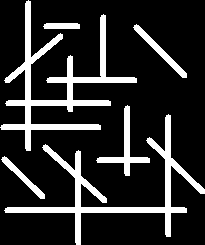
#> input picture hw3/images/binary/6.bmp, 205 x 245 px
$ python 6.py
#> lines starting #> are read from the running program, lines starting #| are printed output that depends on the picture; after the words box and inside, x2 and y2 are one past the last pixel; in counts of white or black regions, pixels touching at a corner belong together
import cv2
import os


export_dir = '../../results/binary'
if not os.path.isdir(export_dir):
    os.makedirs(export_dir)
img = cv2.imread("../../images/binary/6.bmp")
#> img is the input picture: shape (245, 205, 3); 16.9% white; 6 white regions, box (x1, y1, x2, y2) and area: (0, 0, 137, 151) 3611, (4, 114, 205, 245) 3181, (96, 105, 150, 176) 696, (133, 24, 187, 78) 459, (1, 156, 45, 199) 346, (43, 23, 80, 29) 213

# 定义3x15竖直结构元
kernel1 = cv2.getStructuringElement(cv2.MORPH_RECT, (3, 15))
# 定义15x3水平结构元
kernel2 = cv2.getStructuringElement(cv2.MORPH_RECT, (15, 3))

vertical = cv2.morphologyEx(img, cv2.MORPH_OPEN, kernel1)
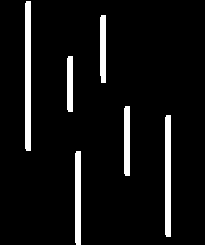
#> vertical: shape (245, 205, 3); 6.6% white; 6 white regions, box (x1, y1, x2, y2) and area: (25, 1, 31, 151) 896, (165, 115, 171, 237) 728, (75, 151, 81, 245) 560, (124, 106, 130, 176) 416, (100, 15, 106, 83) 399, (67, 56, 73, 112) 332
horizontal = cv2.morphologyEx(img, cv2.MORPH_OPEN, kernel2)
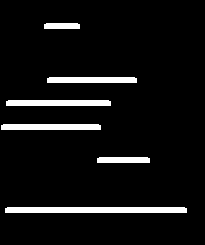
#> horizontal: shape (245, 205, 3); 6.7% white; 6 white regions, box (x1, y1, x2, y2) and area: (5, 207, 187, 213) 1088, (6, 100, 111, 106) 626, (1, 124, 101, 130) 596, (47, 77, 137, 83) 536, (97, 157, 150, 163) 314, (44, 23, 80, 29) 212

cv2.imshow("vertical", vertical)
cv2.waitKey()

cv2.imshow("horizontal", horizontal)
cv2.waitKey()

cv2.imwrite(os.path.join(export_dir, "6.png"), img)
cv2.imwrite(os.path.join(export_dir, "6_vertical.png"), vertical)
cv2.imwrite(os.path.join(export_dir, "6_horizontal.png"), horizontal)

$ run again, with hw3/images/binary/1.bmp copied over hw3/images/binary/6.bmp
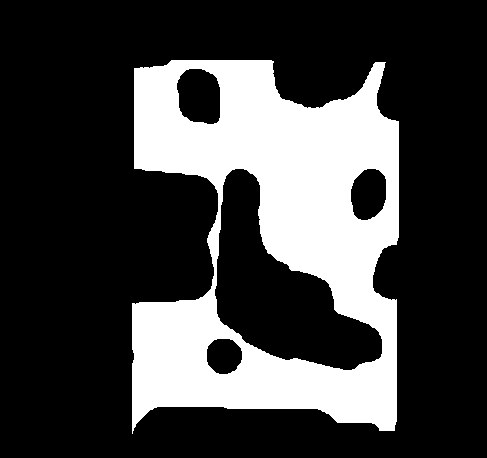
#> input picture hw3/images/binary/1.bmp, 487 x 458 px
#> img is the input picture: shape (458, 487, 3); 25.8% white; 1 white region, box (x1, y1, x2, y2) and area: (132, 60, 399, 434) 57510
#> `vertical = cv2.morphologyEx(img, cv2.MORPH_OPEN, kernel1)`:
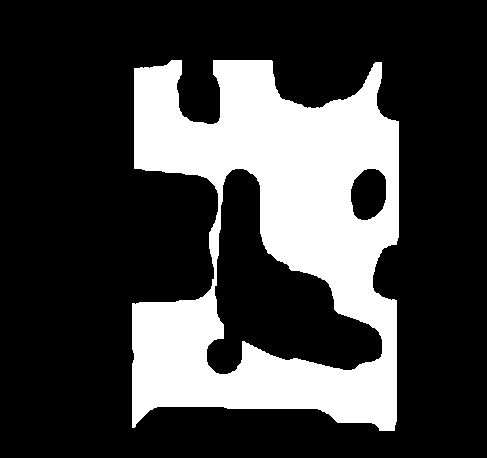
#> vertical: shape (458, 487, 3); 25.5% white; 1 white region, box (x1, y1, x2, y2) and area: (132, 60, 399, 431) 56865
#> `horizontal = cv2.morphologyEx(img, cv2.MORPH_OPEN, kernel2)`:
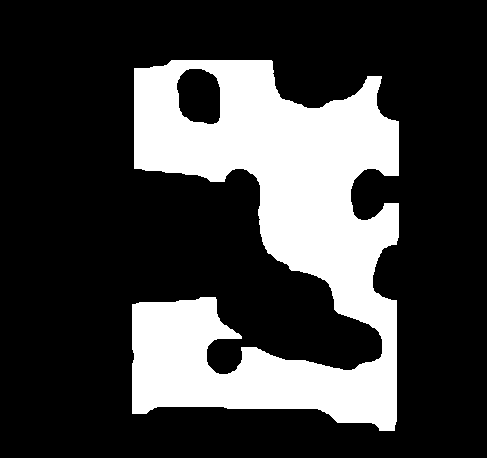
#> horizontal: shape (458, 487, 3); 25.1% white; 1 white region, box (x1, y1, x2, y2) and area: (132, 60, 399, 431) 55941
